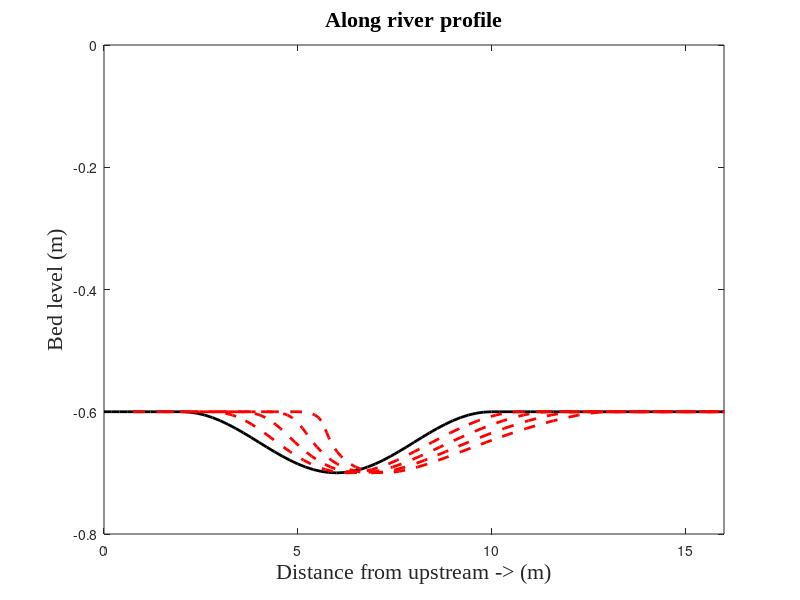
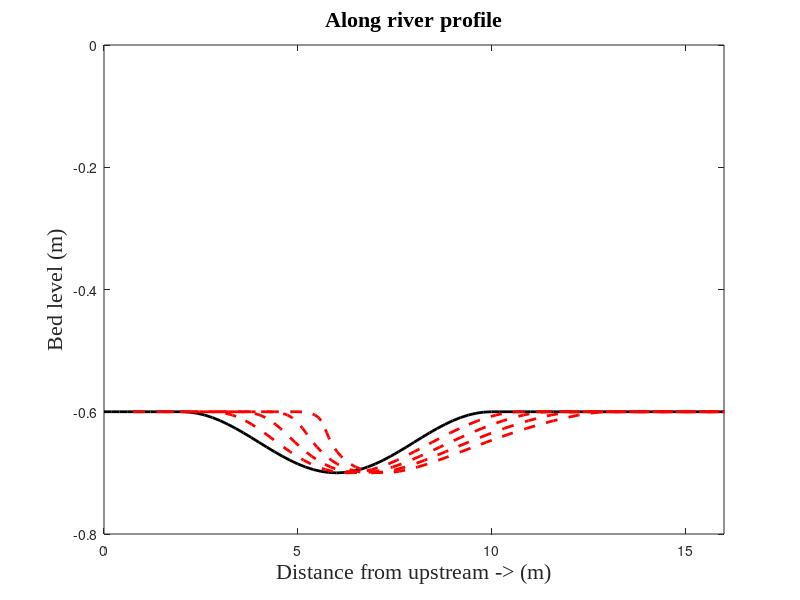

Recreate these plots in MATLAB, in order.
clear all;
dt=3              %timestep in hr
x = 0:0.2:16;
lx = length(x);
y = zeros(1,lx);
y0 =-0.1* (sin((pi*(x - 2.0))/8.0)).^2;
y0(x>10|x<2)=0
y(1,:)=y0
A=plot(x,y-0.6,'-k','LineWidth',2);axis

hold on
title('Along river profile','FontName','TimesNewRoman','FontSize', 16);
xlabel('Distance from upstream -> (m)','FontName','TimesNewRoman','FontSize', 16);
ylabel('Bed level (m)','FontName','TimesNewRoman','FontSize', 16);
xlim([0,16]);
ylim([-0.8,0]);

n = 0.4;
Chezy = 45.57;
grav = 9.81;
%Cd = (2*grav)/(Chezy^2);
Q = 0.25*1.1;
s = 1.65;
D = 0.15*10^(-3);

h = 0.6-y(1,:);
u=Q./h;
Qs = 0.05*u.^5/((s^2)*(grav^0.5)*D*(Chezy^3));   % E-H in m2/s
c = 5.*Qs./h;

for i=1:4               % for 4 hours
x1 = x+c*3600*i*dt;
B(i) = plot(x1,y-0.6,'--r','LineWidth',2);
end

print('-depsc','bottomchannel.eps')
print('-dpng','bottomchannel.png')

